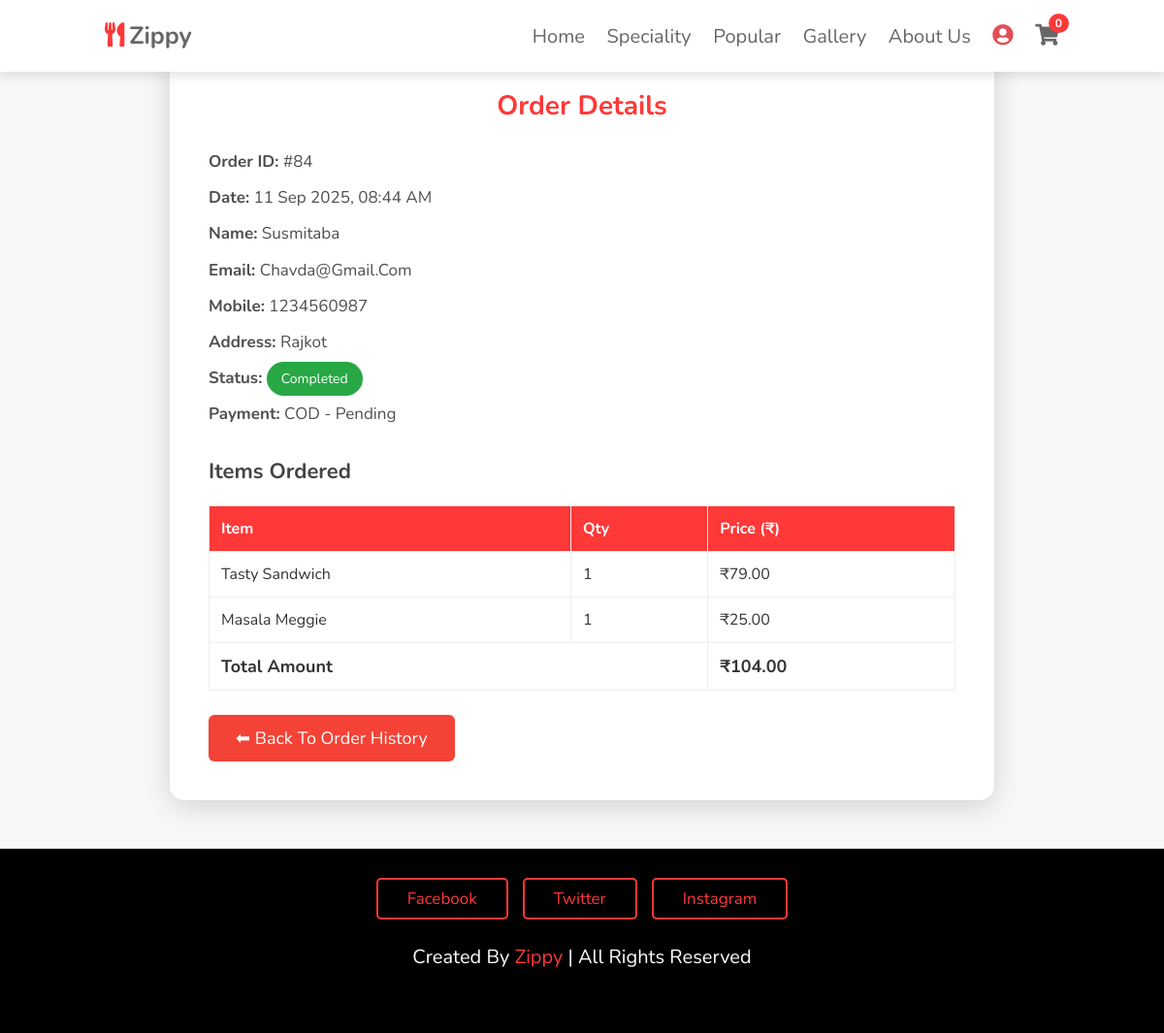
The app's page /client/order-details.php?order_id=84 (signed in) with its own data.
### tables this page shows
CREATE TABLE `orders` (
  `order_id` int(11) NOT NULL,
  `user_id` int(11) NOT NULL,
  `fullname` varchar(100) DEFAULT NULL,
  `email` varchar(100) DEFAULT NULL,
  `mobile` int(10) DEFAULT NULL,
  `address` text DEFAULT NULL,
  `order_details` text DEFAULT NULL,
  `total_amount` float DEFAULT NULL,
  `payment_status` varchar(20) NOT NULL,
  `order_date` timestamp NOT NULL DEFAULT current_timestamp(),
  `user_confirmed` enum('pending','confirmed','cancelled') DEFAULT 'pending',
  `confirm_time` datetime DEFAULT NULL,
  `user_confirm` enum('pending','confirmed','cancelled') DEFAULT 'pending',
  `order_time` datetime DEFAULT current_timestamp(),
  `delivery_boy_id` int(11) DEFAULT NULL,
  `completed_at` datetime DEFAULT NULL,
  `estimated_time` int(11) DEFAULT NULL COMMENT 'time in minutes',
  `status` varchar(50) DEFAULT 'Pending'
);

### client/order-details.php (the view, shortened to what this page needs)
<?php
include 'php/config.php';
$user_email = $_SESSION['user']['email'];
$order_id = intval($_GET['order_id']);
$sql = "SELECT * FROM orders WHERE order_id = ? AND email = ?";
$stmt = $conn->prepare($sql);
$stmt->bind_param("is", $order_id, $user_email);
$stmt->execute();
$result = $stmt->get_result();
$order = $result->fetch_assoc();
?>
<!DOCTYPE html>
<html lang="en">
<head>
<link rel="stylesheet" href="style.css">
</head>
<body>
<?php include 'header.php'; ?>
<div class="container">
  <h2>Order Details</h2>
  <div class="order-info">
    <p><strong>Order ID:</strong> #<?= $order['order_id']; ?></p>
    <p><strong>Date:</strong> <?= date("d M Y, h:i A", strtotime($order['order_date'])); ?></p>
    <p><strong>Name:</strong> <?= htmlspecialchars($order['fullname']); ?></p>
    <p><strong>Email:</strong> <?= htmlspecialchars($order['email']); ?></p>
    <p><strong>Mobile:</strong> <?= htmlspecialchars($order['mobile']); ?></p>
    <p><strong>Address:</strong> <?= nl2br(htmlspecialchars($order['address'])); ?></p>
    <p><strong>Status:</strong>
      <span class="status <?= $order['status']; ?>"><?= ucfirst($order['status']); ?></span>
    </p>
    <p><strong>Payment:</strong> <?= htmlspecialchars($order['payment_status']); ?></p>
  </div>
  <h3>Items Ordered</h3>
  <table class="table">
    <thead>
      <tr>
        <th>Item</th>
        <th>Qty</th>
        <th>Price (₹)</th>
      </tr>
    </thead>
    <tbody>
    <?php
    $orderDetails = $order['order_details'];
    if (!empty($orderDetails)) {
        $items = preg_split("/\r\n|\n|\r/", trim($orderDetails));
        foreach ($items as $line) {
            if (preg_match('/^(.*?) \(x(\d+)\) - ₹(\d+(?:\.\d+)?)/', $line, $matches)) {
                $itemName = trim($matches[1]);
                $qty = intval($matches[2]);
                $price = floatval($matches[3]);
            } else {
                $itemName = htmlspecialchars($line);
                $qty = 1;
                $price = 0;
                $subtotal = 0;
            }
            echo "<tr>
                    <td>".htmlspecialchars($itemName)."</td>
                    <td>".htmlspecialchars($qty)."</td>
                    <td>₹".number_format($price, 2)."</td>
                  </tr>";
        }
    } else {
        echo "<tr><td colspan='3'>No items found.</td></tr>";
    }
    ?>
    <tr>
      <td colspan="2" class="total">Total Amount</td>
      <td class="total">₹<?= number_format($order['total_amount'], 2); ?></td>
    </tr>
    </tbody>
  </table>
  <a href="my-orders.php" class="btn-custom">⬅ Back to Order History</a>
</div>
<?php include 'footer.php'; ?>
</body>
</html>

### client/style.css (style rules this page uses)
:root { --red: #ff3838; }
* { font-family: 'Nunito', sans-serif; margin: 0; padding: 0; box-sizing: border-box; outline: none; border: none; text-decoration: none; text-transform: capitalize; transition: all .2s linear; }
html { font-size: 62.5%; overflow-x: hidden; scroll-behavior: smooth; scroll-padding-top: 6rem; }
body { background: #f7f7f7; }
* { margin: 0; padding: 0; box-sizing: border-box; }
body { font-family: 'Segoe UI', sans-serif; scroll-behavior: smooth; overflow-x: hidden; }
body { font-family: 'Segoe UI', sans-serif; background: #fff; background-color: #f8f6f6; }
p { color: #4f4f4f; font-size: 18px; line-height: 1.6; }

### client/order-details.php (style rules this page uses)
body { background: linear-gradient(135deg, #ffecd2, #fcb69f); font-family: 'Poppins', sans-serif; margin: 0; color: #333; }
.container { max-width: 850px; margin: 50px auto; background: #fff; border-radius: 15px; box-shadow: 0 6px 28px rgba(0,0,0,0.15); padding: 40px; }
h2 { text-align: center; color: #ff3838; margin-bottom: 25px; font-size: 28px; }
h3 { margin-top: 30px; font-size: 22px; color: #444; }
.order-info p { margin: 10px 0; font-size: 17px; }
.table { width: 100%; border-collapse: collapse; margin-top: 20px; font-size: 16px; }
.table th, .table td { border: 1px solid #eee; padding: 12px; text-align: left; }
.table th { background: #ff3838; color: #fff; font-size: 16px; }
.total { font-weight: bold; font-size: 18px; text-align: right; }
.status { padding: 8px 15px; border-radius: 25px; font-size: 14px; color: #fff; }
.status.completed { background: #28a745; }
.btn-custom { background-color: #f44336; color: white; border: none; padding: 12px 28px; font-size: 18px; border-radius: 6px; cursor: pointer; transition: 0.3s; text-decoration: none; display: inline-block; margin-top: 25px; }

### records on screen
orders: order_id "84", order_date "11 Sep 2025, 08:44 AM", fullname "Susmitaba", email "Chavda@gmail.com", mobile "1234560987", address "Rajkot", status "Completed", payment_status "COD - Pending", total_amount "104.00"

### other values on screen
$itemName "Tasty Sandwich"
$qty "1"
$price "79.00"
$itemName "Masala Meggie"
$price "25.00"
